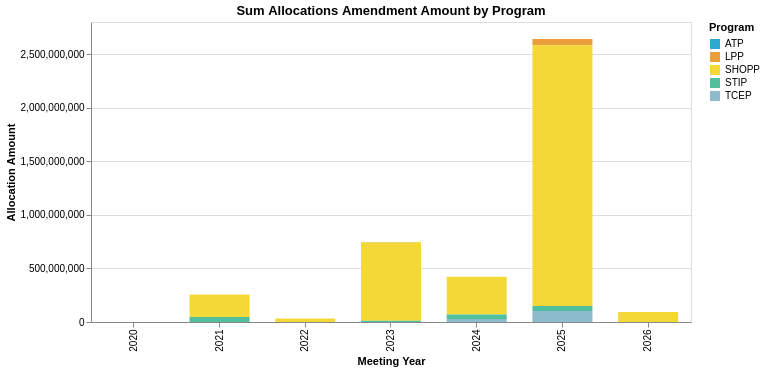

Notebook code for this chart:
### Code cell
chart = ((alt.Chart((amounts.groupby(['meeting_year', 'program']).allocation_amount.sum().reset_index()))
            .mark_bar(size=60)
            .encode(
                x=alt.X("meeting_year:O", title="Meeting Year"),
                 y=alt.Y('allocation_amount', title="Allocation Amount"),
                color=alt.Color("program", title="Program", scale=alt.Scale(range = cp.CALITP_CATEGORY_BRIGHT_COLORS)),

                )
          .properties(title="Sum Allocations Amendment Amount by Program",
        width=600,
        # height=300
                     )))
chart

### Figure 1 — Vega-Lite specification as saved in the notebook (floating-point values rounded to 4 significant figures)
{"config": {"view": {"continuousWidth": 300, "continuousHeight": 300}}, "data": {"name": "data-43db76c0905d24afbeacb448b4a836ba"}, "mark": {"type": "bar", "size": 60}, "encoding": {"color": {"field": "program", "scale": {"range": ["#2EA8CE", "#EB9F3C", "#F4D837", "#51BF9D", "#8CBCCB", "#9487C0"]}, "title": "Program", "type": "nominal"}, "x": {"field": "meeting_year", "title": "Meeting Year", "type": "ordinal"}, "y": {"field": "allocation_amount", "title": "Allocation Amount", "type": "quantitative"}}, "title": "Sum Allocations Amendment Amount by Program", "width": 600, "$schema": "https://vega.github.io/schema/vega-lite/v5.20.1.json", "datasets": {"data-43db76c0905d24afbeacb448b4a836ba": [{"meeting_year": 2020, "program": "SHOPP", "allocation_amount": 338000}, {"meeting_year": 2021, "program": "SHOPP", "allocation_amount": 210796000}, {"meeting_year": 2021, "program": "STIP", "allocation_amount": 46413000}, {"meeting_year": 2022, "program": "SHOPP", "allocation_amount": 32280000}, {"meeting_year": 2023, "program": "ATP", "allocation_amount": 2672000}, {"meeting_year": 2023, "program": "SHOPP", "allocation_amount": 731999600}, {"meeting_year": 2023, "program": "STIP", "allocation_amount": 10434000}, {"meeting_year": 2023, "program": "TCEP", "allocation_amount": 791000}, {"meeting_year": 2024, "program": "SHOPP", "allocation_amount": 353846000}, {"meeting_year": 2024, "program": "STIP", "allocation_amount": 40700000}, {"meeting_year": 2024, "program": "TCEP", "allocation_amount": 28500000}, {"meeting_year": 2025, "program": "LPP", "allocation_amount": 58502000}, {"meeting_year": 2025, "program": "SHOPP", "allocation_amount": 2433193000}, {"meeting_year": 2025, "program": "STIP", "allocation_amount": 46051000}, {"meeting_year": 2025, "program": "TCEP", "allocation_amount": 103501000}, {"meeting_year": 2026, "program": "SHOPP", "allocation_amount": 93868000}]}}
